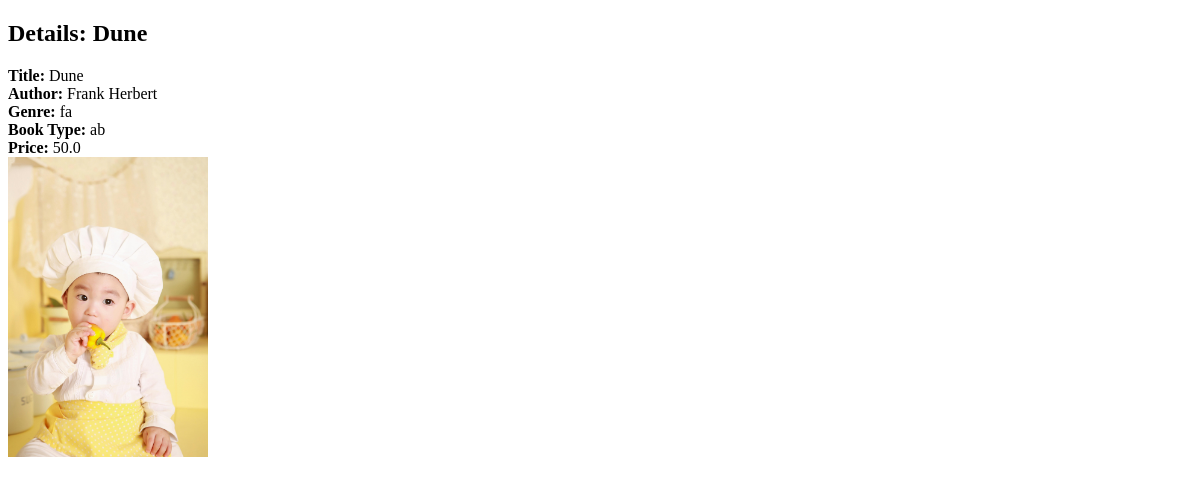
The app's page /books/list/5 (signed in), older data.
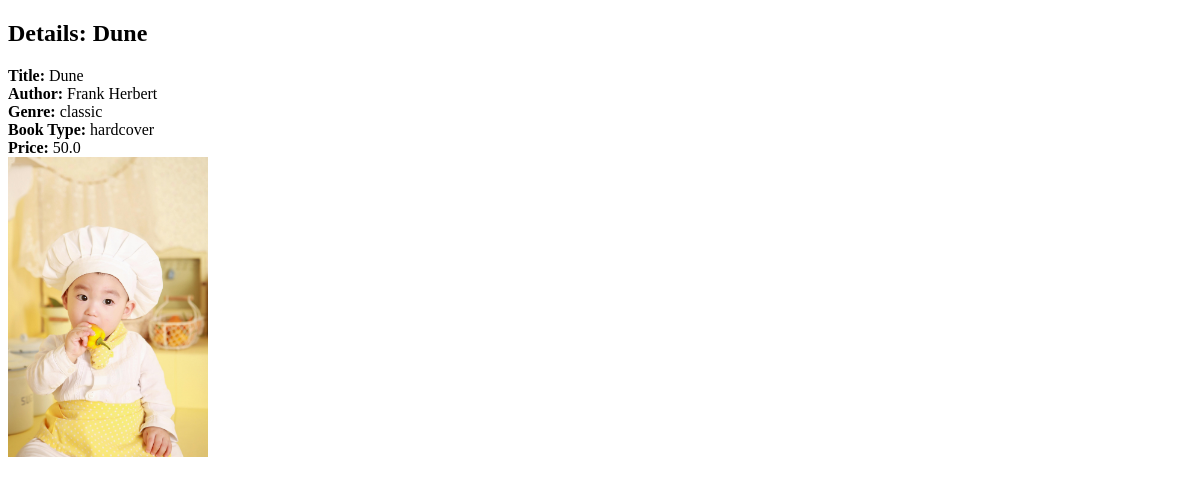
The same page, newer data.
### books/models.py (models this page shows, shortened)
class Book(models.Model):
	name=models.CharField(max_length=120)
	author_name = models.CharField(max_length=120)
	genre = models.CharField(max_length=12, choices=genre_choices, default='cl')
	book_type = models.CharField(max_length=12, choices=book_type_choices, default='hc')
	price = models.FloatField(help_text='in US dollars $')
	pic = models.ImageField(upload_to='books', default='no_picture.jpg')

### books/views.py (the view)
# urls.py: path('list/<pk>', BookDetailView.as_view(), name='detail'),
class BookDetailView(LoginRequiredMixin, DetailView):
    model = Book
    template_name = 'books/detail.html'

### books/templates/books/detail.html
<!DOCTYPE html>
<h2>Details: {{object.name}}</h2>
<b>Title: </b> {{object.name}}  <br>
<b>Author: </b> {{object.author_name}} <br>
<b>Genre: </b> {{object.genre}} <br>
<b>Book Type: </b> {{object.book_type}} <br>
<b>Price: </b> {{object.price}} <br>
<img src="{{object.pic.url}}" width="200" height="300" />

Row changes from the older to the newer data that the page shows:
changed Book "Dune": genre "fa" → "classic"; book_type "ab" → "hardcover"
